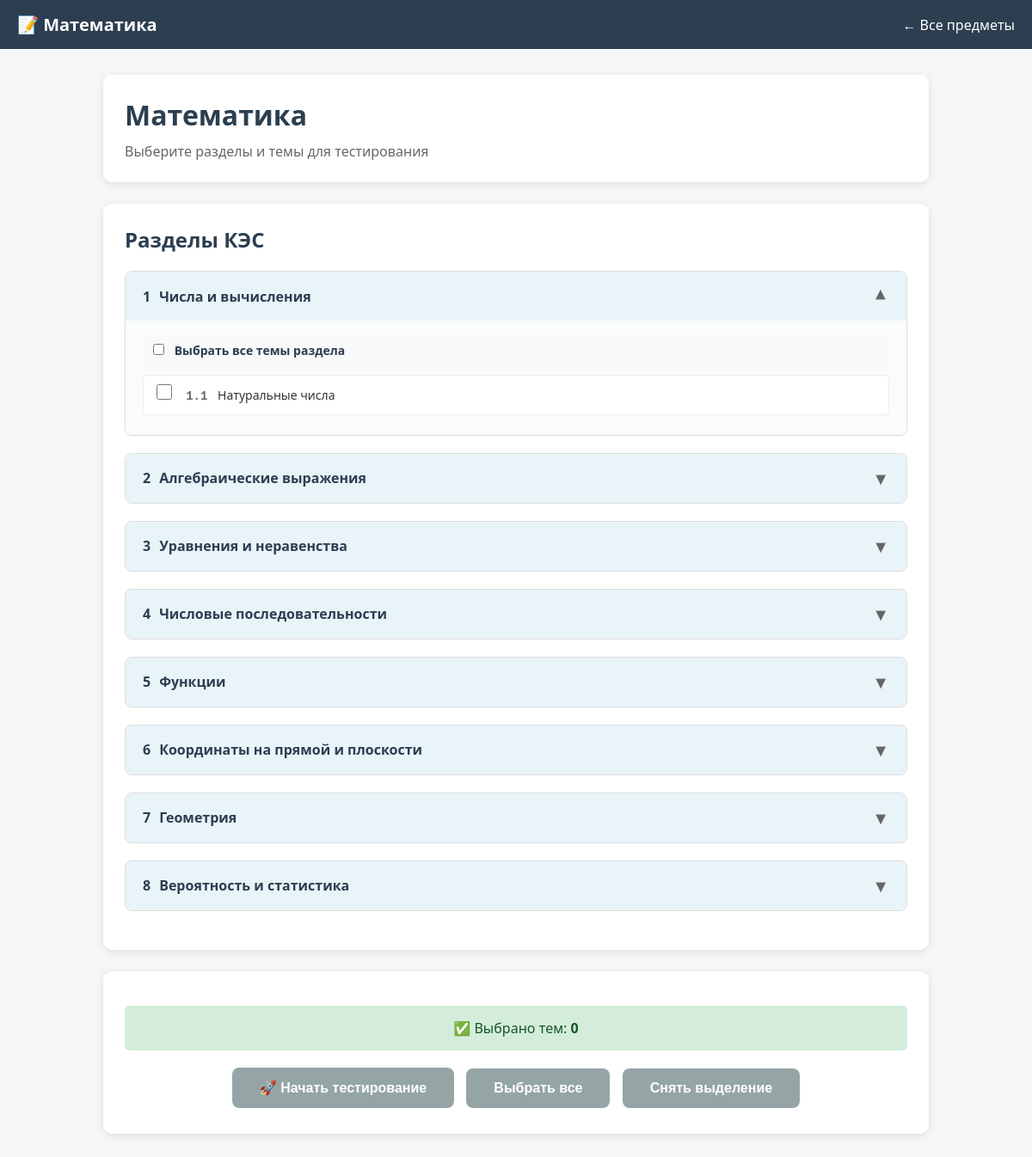
The page /topics/1 (signed in) on the database its author committed.
### tables this page shows
CREATE TABLE subjects (
            id INTEGER PRIMARY KEY,
            name TEXT UNIQUE NOT NULL
        );

CREATE TABLE sections (
            id INTEGER PRIMARY KEY AUTOINCREMENT,
            subject_id INTEGER NOT NULL,
            name TEXT NOT NULL,
            section_code TEXT,
            FOREIGN KEY(subject_id) REFERENCES subjects(id)
        );

CREATE TABLE tasks (
            id INTEGER PRIMARY KEY AUTOINCREMENT,
            subject_id INTEGER NOT NULL,
            section_id INTEGER,
            fipi_code TEXT,
            topic_name TEXT,
            difficulty TEXT,
            question_text TEXT NOT NULL,
            options_json TEXT,
            correct_answer TEXT NOT NULL,
            solution_text TEXT,
            FOREIGN KEY(subject_id) REFERENCES subjects(id),
            FOREIGN KEY(section_id) REFERENCES sections(id)
        );

### main.py (the view)
@app.route('/topics/<int:subject_id>')
@login_required
def topics_page(subject_id):
    conn = get_db()
    subject = conn.execute('SELECT * FROM subjects WHERE id = ?', (subject_id,)).fetchone()
    sections = conn.execute('SELECT * FROM sections WHERE subject_id = ? ORDER BY section_code',
                            (subject_id,)).fetchall()
    tasks = conn.execute('SELECT DISTINCT fipi_code, topic_name FROM tasks WHERE subject_id = ?',
                         (subject_id,)).fetchall()
    conn.close()
    return render_template('topics.html', subject=subject, sections=sections, tasks=tasks, username=session['username'])

### main.py (called while the page is built)
def get_db():
    conn = sqlite3.connect(DB_PATH)
    conn.row_factory = sqlite3.Row
    conn.execute("PRAGMA foreign_keys = ON;")
    return conn

def login_required(f):
    @wraps(f)
    def decorated(*args, **kwargs):
        if 'username' not in session:
            flash('Пожалуйста, войдите в систему', 'warning')
            return redirect(url_for('index'))
        return f(*args, **kwargs)
    return decorated

### templates/topics.html (shortened to what this page needs)
<!DOCTYPE html>
<html lang="ru">
<head>
</head>
<body>
    <header>
        <div class="title">📝 {{ subject.name }}</div>
        <a href="/subjects" class="back-link">← Все предметы</a>
    </header>
    <div class="container">
        <div class="subject-header">
            <h1>{{ subject.name }}</h1>
            <p style="color: #666;">Выберите разделы и темы для тестирования</p>
        </div>
        <form id="topicsForm">
            <div class="sections-container">
                <h2 style="margin-bottom: 20px; color: #2c3e50;">Разделы КЭС</h2>
                {% for section in sections %}
                <div class="section-item" id="section_block_{{ section.id }}">
                    <div class="section-header" onclick="toggleSection({{ section.id }})">
                        <div class="section-title">
                            <span>{{ section.section_code }}</span>
                            <span>{{ section.name }}</span>
                        </div>
                        <span class="section-toggle">▼</span>
                    </div>
                    <div class="topics-list" id="topics_{{ section.id }}">
                        <div class="select-all-section">
                            <label>
                                <input type="checkbox" onchange="toggleAllTopics({{ section.id }}, this.checked)">
                                Выбрать все темы раздела
                            </label>
                        </div>
                        {% for task in tasks if task.fipi_code and task.fipi_code.startswith(section.section_code + '.') %}
                        <div class="topic-item">
                            <input type="checkbox"
                                   id="topic_{{ task.fipi_code }}"
                                   name="topics"
                                   value="{{ task.fipi_code }}"
                                   class="topic-checkbox"
                                   data-section="{{ section.id }}"
                                   onchange="updateCount()">
                            <label for="topic_{{ task.fipi_code }}">
                                <span class="topic-code">{{ task.fipi_code }}</span>
                                {{ task.topic_name or 'Тема ' + task.fipi_code }}
                            </label>
                        </div>
                        {% else %}
                        <div style="color: #999; padding: 10px; font-style: italic;">
                            По этому разделу пока нет заданий
                        </div>
                        {% endfor %}
                    </div>
                </div>
                {% endfor %}
            </div>
            <div class="controls">
                <div class="selected-info">
                    ✅ Выбрано тем: <strong id="countSelected">0</strong>
                </div>
                <button type="button" class="btn" onclick="startTest()" id="startBtn" disabled>
                    🚀 Начать тестирование
                </button>
                <button type="button" class="btn btn-secondary" onclick="selectAll()">
                    Выбрать все
                </button>
                <button type="button" class="btn btn-secondary" onclick="deselectAll()">
                    Снять выделение
                </button>
            </div>
        </form>
    </div>
</body>
</html>

### templates/topics.html (style rules this page uses)
* { box-sizing: border-box; margin: 0; padding: 0; }
body { font-family: 'Segoe UI', Arial, sans-serif; background: #f4f6f8; }
header { background: #2c3e50; color: white; padding: 15px 20px; display: flex; justify-content: space-between; align-items: center; }
.title { font-size: 20px; font-weight: 600; }
.back-link { color: white; text-decoration: none; }
.container { max-width: 1000px; margin: 0 auto; padding: 30px 20px; }
.subject-header { background: white; padding: 25px; border-radius: 10px; margin-bottom: 25px; box-shadow: 0 2px 8px rgba(0,0,0,0.1); }
.subject-header h1 { color: #2c3e50; margin-bottom: 10px; }
.sections-container { background: white; border-radius: 10px; padding: 25px; margin-bottom: 25px; box-shadow: 0 2px 8px rgba(0,0,0,0.1); }
.section-item { margin-bottom: 20px; border: 1px solid #ddd; border-radius: 8px; overflow: hidden; }
.section-header { background: #e8f4f8; padding: 15px 20px; cursor: pointer; display: flex; justify-content: space-between; align-items: center; transition: background 0.2s; }
.section-title { font-size: 16px; font-weight: 600; color: #2c3e50; display: flex; align-items: center; gap: 10px; }
.section-toggle { font-size: 20px; color: #666; transition: transform 0.3s; }
.section-item.open .section-toggle { transform: rotate(180deg); }
.topics-list { display: none; padding: 15px 20px; background: #fafbfc; }
.section-item.open .topics-list { display: block; }
.topic-item { margin: 8px 0; padding: 10px 15px; background: white; border-radius: 5px; border: 1px solid #eee; transition: all 0.2s; }
.topic-item input[type="checkbox"] { margin-right: 12px; width: 18px; height: 18px; cursor: pointer; }
.topic-item label { cursor: pointer; color: #333; font-size: 14px; line-height: 1.4; }
.topic-code { color: #666; font-weight: 600; margin-right: 8px; font-family: monospace; }
.controls { background: white; padding: 25px; border-radius: 10px; box-shadow: 0 2px 8px rgba(0,0,0,0.1); text-align: center; position: sticky; bottom: 20px; }
.selected-info { margin: 15px 0; padding: 15px; background: #d4edda; border-radius: 5px; color: #155724; font-size: 16px; }
.btn { padding: 14px 32px; background: #2c3e50; color: white; border: none; border-radius: 8px; font-size: 16px; font-weight: 600; cursor: pointer; transition: background 0.2s; margin: 5px; }
.btn:disabled { background: #95a5a6; cursor: not-allowed; }
.btn-secondary { background: #95a5a6; }
.select-all-section { margin-bottom: 10px; padding: 8px 12px; background: #f8f9fa; border-radius: 5px; }
.select-all-section label { cursor: pointer; font-weight: 600; color: #2c3e50; font-size: 14px; }
.select-all-section input { margin-right: 8px; }

### rows shown on the page
subjects: name "Математика"
sections: section_code "1", name "Числа и вычисления"
tasks: fipi_code "1.1", topic_name "Натуральные числа"
sections: section_code "2", name "Алгебраические выражения"
sections: section_code "3", name "Уравнения и неравенства"
sections: section_code "4", name "Числовые последовательности"
sections: section_code "5", name "Функции"
sections: section_code "6", name "Координаты на прямой и плоскости"
sections: section_code "7", name "Геометрия"
sections: section_code "8", name "Вероятность и статистика"
